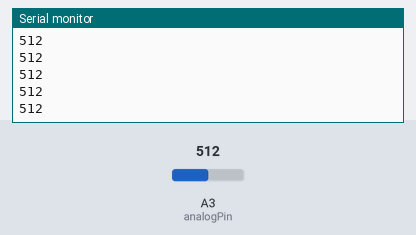
Bench run of a sketch on a simulated Arduino Uno, built with avr-gcc and run on an emulated ATmega328P. Shown: the last lines printed to the serial monitor. The test bench sets the inputs (shaded band); at power-on: A3 (analogPin) = 512.

Above: at 1.2 s.
1.3 s: A3 (analogPin) set to 716
At 2.4 s:
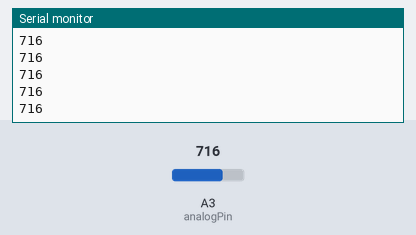
2.8 s: A3 (analogPin) set to 900
At 3.8 s:
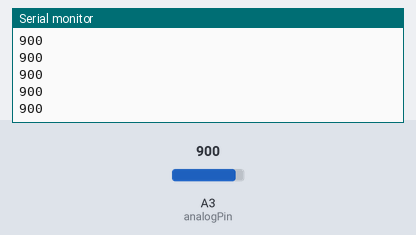
Timing chart, 0 to 5.8 s (numbered marks = the images above; inputs shaded):
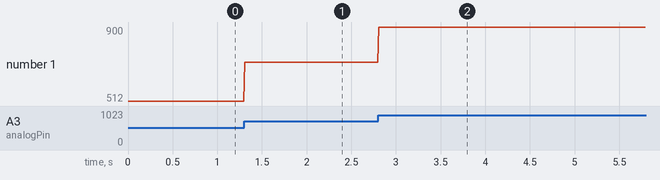

Measured:
- after the input at 1.3 s, the serial monitor: prints a new line at once (image 1)
- after the input at 2.8 s, the serial monitor: prints a new line at once (image 2)
- plotted number 1: 512 → 716 after the input at 1.3 s, 716 → 900 after the input at 2.8 s

The sketch:

arduinoFreeRunning.ino
```cpp
int analogPin = 3;
int data = 0;
char userInput;

void setup(){

  Serial.begin(9600);          //  setup serial

}

void loop(){


      data = analogRead(analogPin);    // read the input pin
      Serial.println(data);
      delay(10);

} // Void Loop
```
